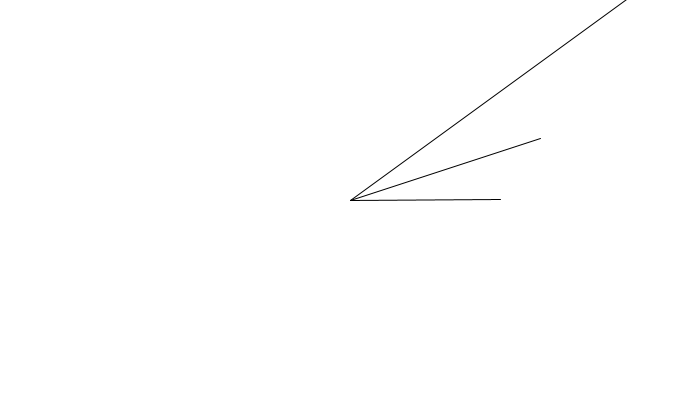
Frame 1 (no input)
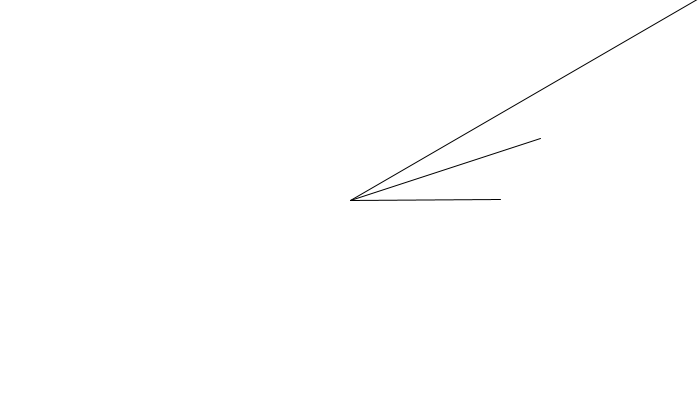
Frame 60 (the mouse pressed at the canvas centre just before this capture)
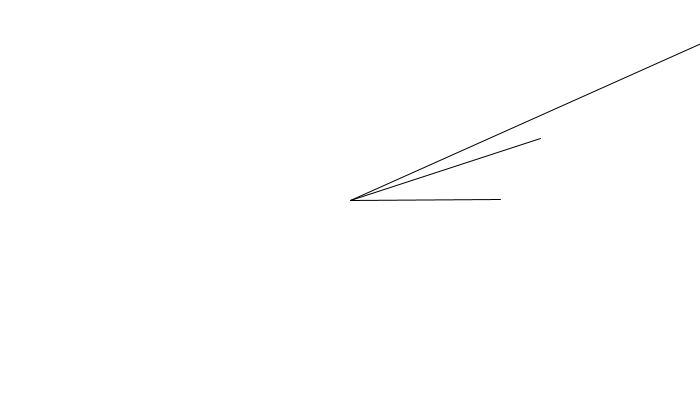
Frame 120 (the mouse held since frame 60 and released just before this capture)

The Processing sketch that drew these frames (run headless with seeded random() and noise(); from frame 60 on, the mouse is pressed at the canvas centre):

// Processing sketch: processing_35983
// ── processing_35983.pde

void setup(){
  
  size(700,400);
  background(255);
  
  
}
/*
float secs = map(second(), 0, 60, 0, 360);
float mins = map(minute(), 0, 60, 0, 360);
float hrs = map(hour() % 12, 0, 12, 0, 360);
*/
float sect;
float mint;
float hrst;

void draw(){
  
  background(255);
  
  float secs = map(second(), 0, 60, 0, 360);
  float mins = map(minute(), 0, 60, 0, 360);
  float hrs = map(hour() % 12, 0, 12, 0, 360);
  
  translate(width/2,height/2);
  rotate(radians(-90));
  
  line(0,0,cos(radians(secs))*500, sin(radians(secs))*500);
  line(0,0,cos(radians(mins))*200, sin(radians(mins))*200);
  line(0,0,cos(radians(hrs))*150, sin(radians(hrs))*150);
  

  
  
}
